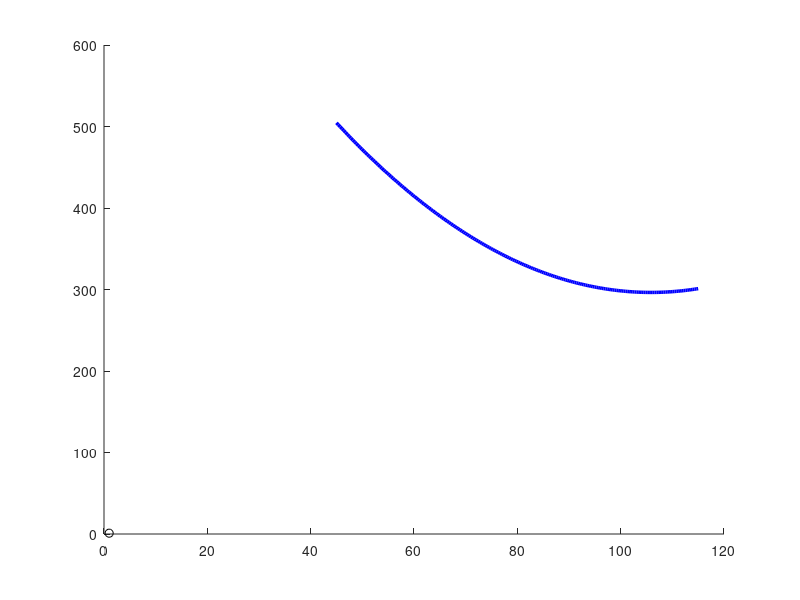

Reproduce this figure in MATLAB. (Note: this script raises an error after producing the figure.)
% --- Gráfica de Datos Experimentales (Sin el primer dato) ---
clear; clc; close all;

% 1. Datos extraídos (Dato de h=25 eliminado)
h_mm  = [45, 55, 70, 80, 115];
err_h = [1, 1, 1, 1, 1]; % Incertidumbre h (mm)

L_mN  = [520, 410, 390, 330, 300];
err_L = [40, 40, 40, 30, 40]; % Incertidumbre L (mN)

% 2. CÁLCULO DE LA LÍNEA DE TENDENCIA SUAVE
% Usamos una regresión polinómica de 2º orden para 5 puntos
p = polyfit(h_mm, L_mN, 2); 

% Crear un vector denso para dibujar la curva suave
h_tendencia = linspace(min(h_mm), max(h_mm), 200);
L_tendencia = polyval(p, h_tendencia); 

% 3. Crear la gráfica 2D Estilo Paper
figure('Color', 'w', 'Position', [200, 200, 700, 500]);
hold on;

% Dibujamos la línea de tendencia suave en azul puro ('b')
plot(h_tendencia, L_tendencia, 'b-', 'LineWidth', 2.5);

% Dibujamos los puntos experimentales CON barras de error ENCIMA
errorbar(h_mm, L_mN, err_L, err_L, err_h, err_h, 'ko', ...
    'MarkerSize', 6, 'MarkerFaceColor', 'k', 'LineWidth', 1.2, 'CapSize', 4);

% 4. Etiquetas y título
title('Efecto Suelo Experimental: Sustentación vs. Altura', 'FontSize', 14, 'Color','k');
xlabel('Altura sobre el suelo, h (mm)', 'FontSize', 12, 'Color', 'k');
ylabel('Fuerza de sustentación, L (mN)', 'FontSize', 12, 'Color', 'k');

% 5. Configuración del fondo y los ejes
set(gca, 'Color', 'w', 'XColor', 'k', 'YColor', 'k', ...
         'FontSize', 11, 'GridAlpha', 0.15, 'LineWidth', 1);
grid on;
box on;

% 6. Leyenda personalizada (Fondo blanco, texto
